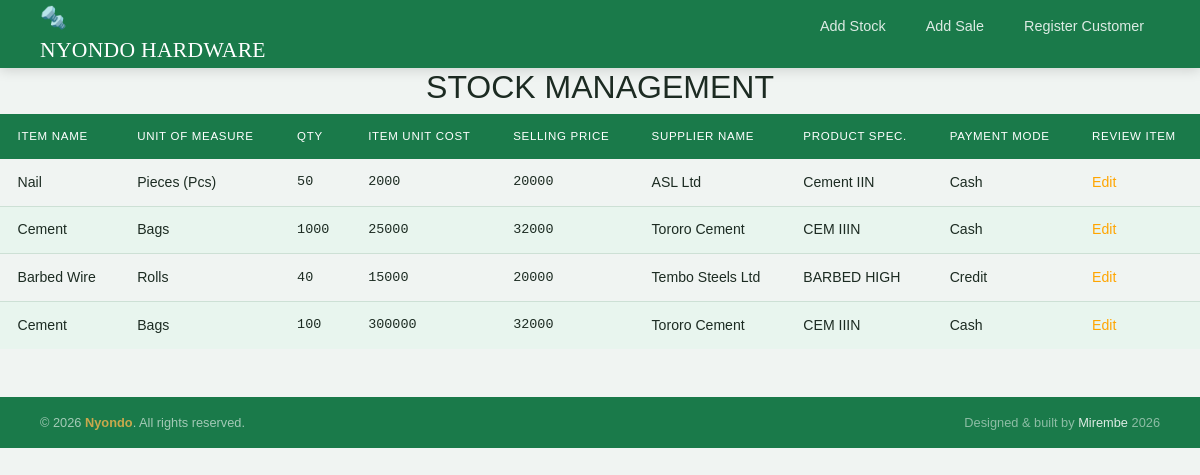
The app's page / (signed in) with its own data.
### hardwareapp/models.py (models this page shows, shortened)
class Stock(models.Model):
    item_name = models.CharField(max_length=255)
    unit = models.CharField(max_length=255)
    quantity = models.IntegerField()
    unit_cost = models.IntegerField()
    selling_price = models.IntegerField()
    date = models.CharField(max_length=255)
    supplier = models.CharField(max_length=255)
    specification = models.CharField(max_length=255)
    payment_mode = models.CharField(max_length=255)

### hardwareapp/views.py (the view)
# urls.py: 2. Add a URL to urlpatterns:  path('', views.home, name='home')
@login_required
def home(request):
    all_stock = Stock.objects.all()
    context ={
        'stock': all_stock,
    }
    return render(request, 'home.html', context)

### hardwareapp/templates/home.html (shortened to what this page needs)
{% extends 'base.html' %}
{% block content %}
<nav class="navbar">
  <a href="{% url 'dashboard' %}" style="text-decoration:none;">
   <div class="logo">
      <div class="logo-icon">🔩</div>
      NYONDO <span>HARDWARE</span>
    </div>
  </a>
  <ul class="nav-links">
    <li><a href="/add">Add Stock</a></li>
    <li><a href="/add1">Add Sale</a></li>
    <li><a href="/add3">Register Customer</a></li>
  </ul>
</nav>
<div>
  <h2 style="text-align: center;">STOCK MANAGEMENT</h2>
</div>
<table class="styled-table">
  <thead>
    <tr>
      <th scope="col">Item Name</th>
      <th scope="col">Unit of Measure</th>
      <th scope="col">Qty</th>
      <th scope="col">Item Unit Cost</th>
      <th scope="col">Selling Price</th>
      <th scope="col">Supplier Name</th>
      <th scope="col">Product Spec.</th>
      <th scope="col">Payment Mode</th>
      <th scope="col">Review Item</th>
    </tr>
  </thead>
  <tbody>
     {% for stock in stock %}
    <tr>
      <td>{{stock.item_name}}</td>
      <td>{{stock.unit}}</td>
      <td>{{stock.quantity}}</td>
      <td>{{stock.unit_cost}}</td>
      <td>{{stock.selling_price}}</td>
      <td>{{stock.supplier}}</td>
      <td>{{stock.specification}}</td>
      <td>{{stock.payment_mode}}</td>
      <td><a style="text-decoration: none; color: orange;" href="{% url 'stock_review' stock.pk %}">Edit</a></td>
    </tr>
    {% endfor %}
    </tbody>
    </table>
{% endblock %}

### hardwareapp/templates/home.html (style rules this page uses)
:root { --green: #1a7a4a; --green-dark: #145c37; --green-light: #e8f5ee; --gold: #c9a84c; --gold-dark: #b8923d; --bg: #f0f4f2; --white: #ffffff; --text: #1c2b22; --muted: #6b8070; --border: #cde0d5; --shadow: 0 6px 32px rgba(26,122,74,.11); }
*, *::before, *::after { box-sizing: border-box; margin: 0; padding: 0; }
body { font-family: 'DM Sans', sans-serif; background: var(--bg); color: var(--text); min-height: 100vh; }
.navbar { display: flex; align-items: center; justify-content: space-between; padding: 0 2.5rem; height: 68px; background: var(--green); box-shadow: 0 2px 12px rgba(0,0,0,.15); position: sticky; top: 0; z-index: 100; }
.logo { font-family: 'Playfair Display', serif; font-size: 1.35rem; color: var(--white); letter-spacing: .3px; }
.nav-links { list-style: none; display: flex; gap: .5rem; }
.nav-links a { text-decoration: none; color: rgba(255,255,255,.85); font-size: .9rem; font-weight: 500; padding: .45rem 1rem; border-radius: 6px; transition: background .2s, color .2s; }
.styled-table { width: 100%; border-collapse: collapse; font-size: .88rem; }
.styled-table thead tr { background: var(--green); }
.styled-table thead th { color: #fff; font-size: .72rem; font-weight: 500; text-transform: uppercase; letter-spacing: .7px; padding: .85rem 1.1rem; text-align: left; white-space: nowrap; }
.styled-table tbody tr { border-bottom: 1px solid var(--border); transition: background .15s; }
.styled-table tbody tr:nth-of-type(even) { background: var(--green-light); }
.styled-table tbody tr:last-of-type { border-bottom: none; }
.styled-table tbody td { padding: .8rem 1.1rem; color: var(--text); font-size: .88rem; vertical-align: middle; }
.styled-table tbody td:nth-child(3), .styled-table tbody td:nth-child(4), .styled-table tbody td:nth-child(5) { font-family: 'DM Mono', monospace; font-size: .84rem; }

### records on screen
Stock: item_name "Nail", unit "Pieces (Pcs)", quantity "50", unit_cost "2000", selling_price "20000", supplier "ASL Ltd", specification "Cement IIN", payment_mode "Cash"
Stock: item_name "Cement", unit "Bags", quantity "1000", unit_cost "25000", selling_price "32000", supplier "Tororo Cement", specification "CEM IIIN", payment_mode "Cash"
Stock: item_name "Barbed Wire", unit "Rolls", quantity "40", unit_cost "15000", selling_price "20000", supplier "Tembo Steels Ltd", specification "BARBED HIGH", payment_mode "Credit"
Stock: item_name "Cement", unit "Bags", quantity "100", unit_cost "300000", selling_price "32000", supplier "Tororo Cement", specification "CEM IIIN", payment_mode "Cash"
